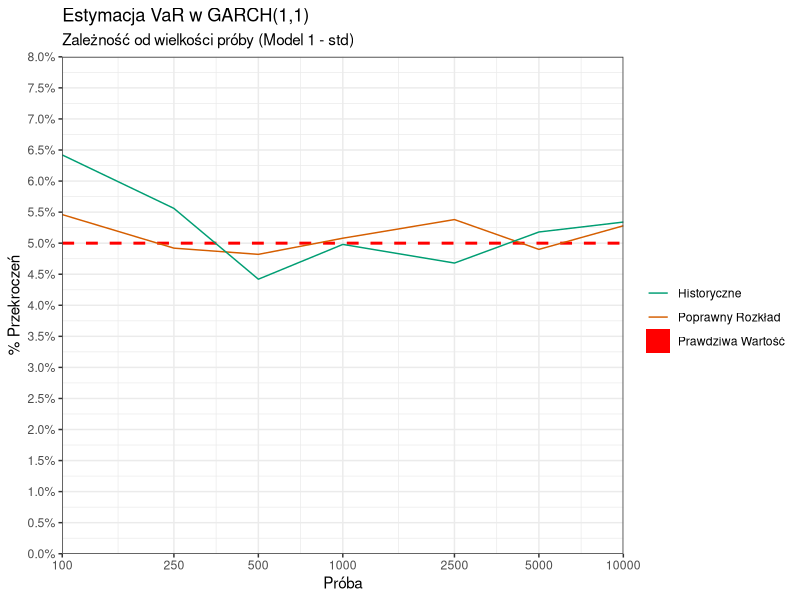
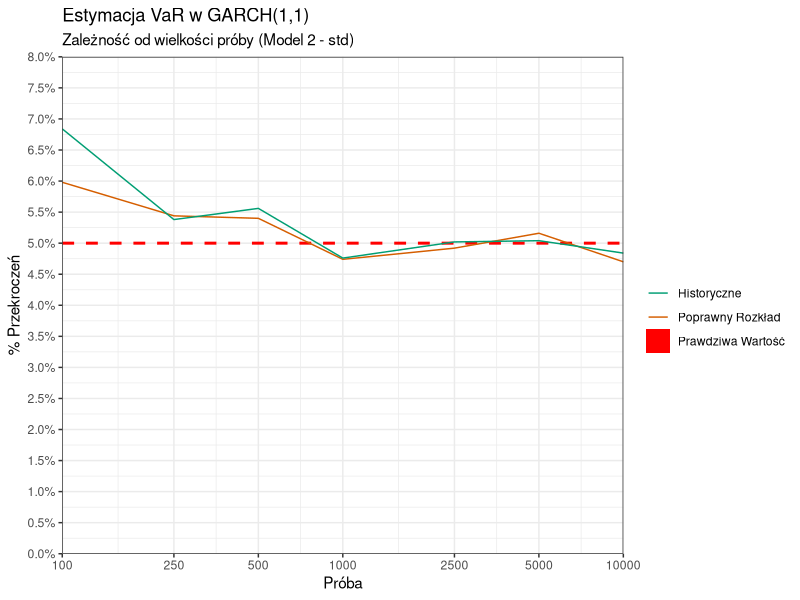
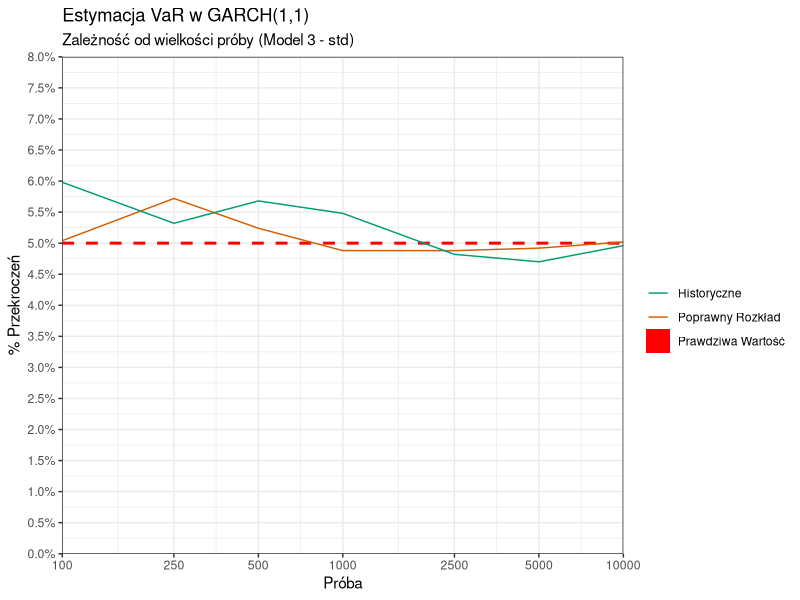
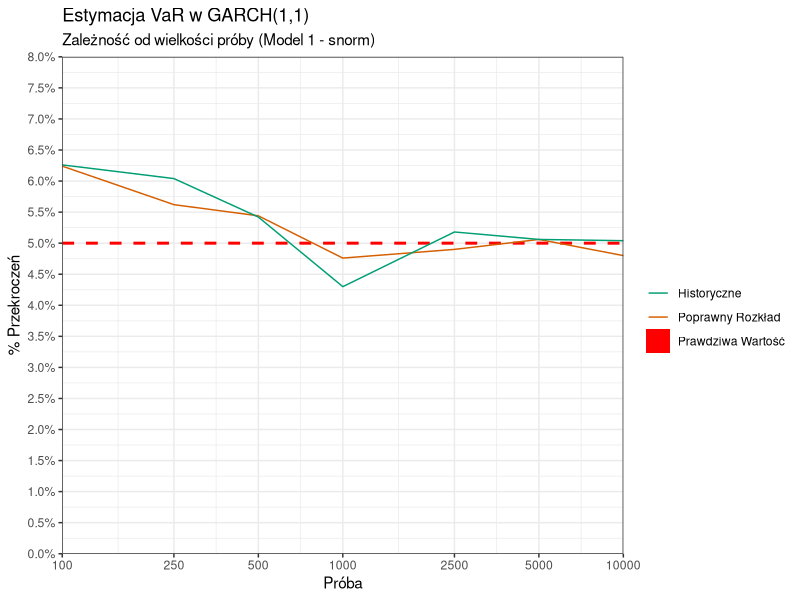
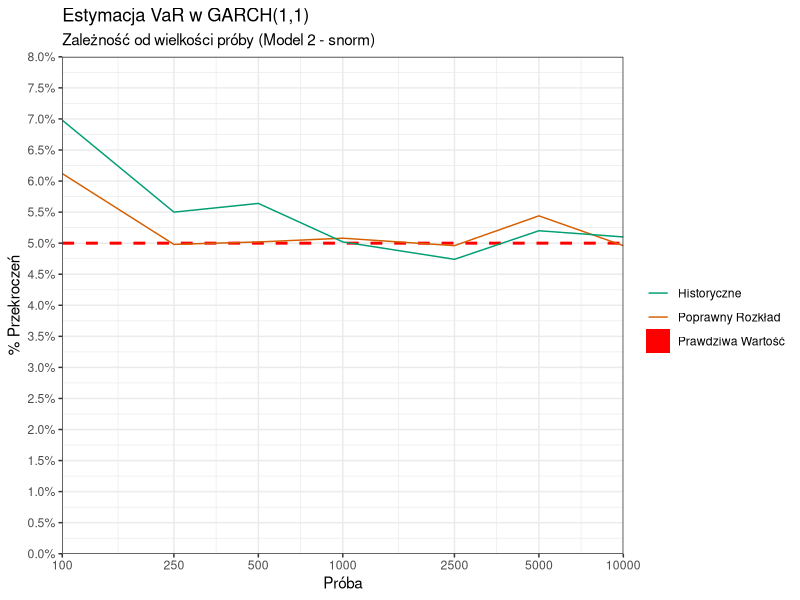
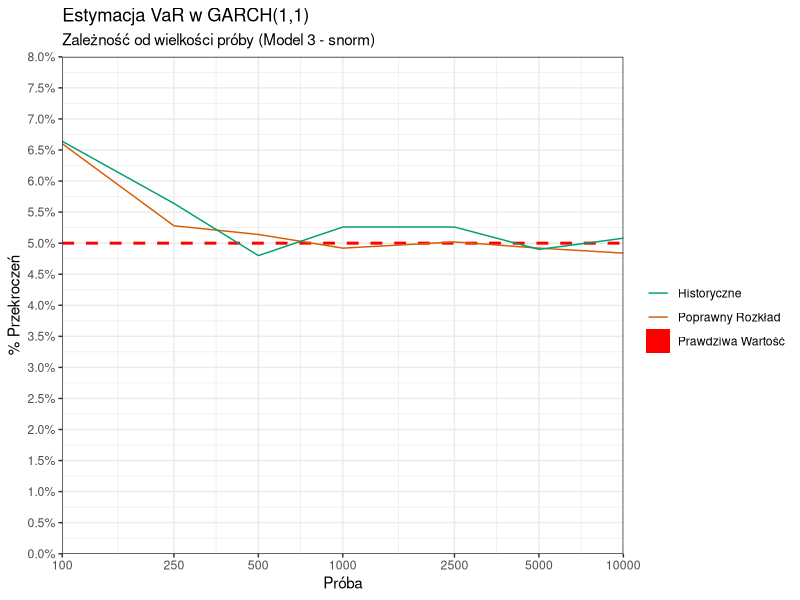

R code for these plots, in order:
## ---- chunk 1
knitr::opts_chunk$set(echo = TRUE, warning = FALSE, message = FALSE)
library(tidyverse)
## ---- chunk 2
n <- c(100, 250, 500, 1000, 2500, 5000, 10000)
colors = c('Poprawny Rozkład' = '#D55E00', 'Historyczne' = '#009E73',
           'Prawdziwa Wartość' = 'red')

plot_VaR <- function(data, mod, dis) {
  p = data %>%
    filter(model == mod, dist == dis) %>%
    ggplot() +
    geom_hline(aes(color = 'Prawdziwa Wartość', yintercept = 0.05),
             linetype = 'dashed',
             linewidth = 1, key_glyph = draw_key_rect) +
    geom_line(aes(x = n, y = correct, color = 'Poprawny Rozkład')) +
    geom_line(aes(x = n, y = historic, color = 'Historyczne')) +
    ggtitle(label = 'Estymacja VaR w GARCH(1,1)', subtitle = 
          paste0('Zależność od wielkości próby (Model ',
                 mod, ' - ', dis, ')')) +
    xlab('Próba') +
    ylab('% Przekroczeń') +
    scale_x_continuous(trans = 'log10', expand = c(0, 0),
                       breaks = n) +
    scale_y_continuous(expand = c(0, 0), limits = c(0, 0.08),
                       breaks = seq(0, 0.1, 0.005),
                       labels = scales::percent) +
    scale_color_manual(values = colors) +
    guides(color = guide_legend('')) +
    theme_bw()
  return(p)
}
## ---- chunk 3
df <- read.csv('Results/VaR.csv')
df_temp <- read.csv('Results/VaRCorrect.csv')
df['correct'] = df_temp['true_VaR']
rm(df_temp)
## ---- chunk 4
plot_VaR(df, 1, 'std')
plot_VaR(df, 2, 'std')
plot_VaR(df, 3, 'std')
## ---- chunk 5
plot_VaR(df, 1, 'snorm')
plot_VaR(df, 2, 'snorm')
plot_VaR(df, 3, 'snorm')
